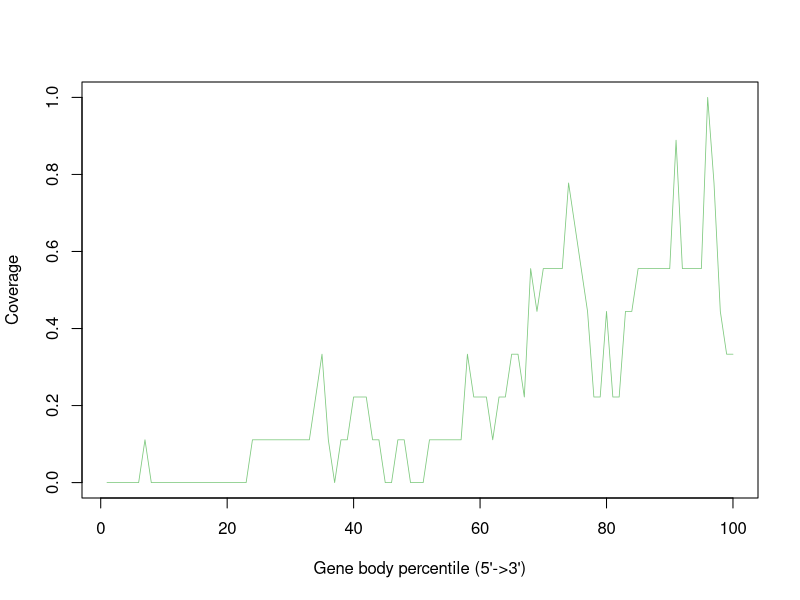

Generate this figure with R:
Mmus_C57_6J_LVR_GC_C_Rep4_M39_Aligned.sortedByCoord_sorted.out <- c(0.0,0.0,0.0,0.0,0.0,0.0,0.1111111111111111,0.0,0.0,0.0,0.0,0.0,0.0,0.0,0.0,0.0,0.0,0.0,0.0,0.0,0.0,0.0,0.0,0.1111111111111111,0.1111111111111111,0.1111111111111111,0.1111111111111111,0.1111111111111111,0.1111111111111111,0.1111111111111111,0.1111111111111111,0.1111111111111111,0.1111111111111111,0.2222222222222222,0.3333333333333333,0.1111111111111111,0.0,0.1111111111111111,0.1111111111111111,0.2222222222222222,0.2222222222222222,0.2222222222222222,0.1111111111111111,0.1111111111111111,0.0,0.0,0.1111111111111111,0.1111111111111111,0.0,0.0,0.0,0.1111111111111111,0.1111111111111111,0.1111111111111111,0.1111111111111111,0.1111111111111111,0.1111111111111111,0.3333333333333333,0.2222222222222222,0.2222222222222222,0.2222222222222222,0.1111111111111111,0.2222222222222222,0.2222222222222222,0.3333333333333333,0.3333333333333333,0.2222222222222222,0.5555555555555556,0.4444444444444444,0.5555555555555556,0.5555555555555556,0.5555555555555556,0.5555555555555556,0.7777777777777778,0.6666666666666666,0.5555555555555556,0.4444444444444444,0.2222222222222222,0.2222222222222222,0.4444444444444444,0.2222222222222222,0.2222222222222222,0.4444444444444444,0.4444444444444444,0.5555555555555556,0.5555555555555556,0.5555555555555556,0.5555555555555556,0.5555555555555556,0.5555555555555556,0.8888888888888888,0.5555555555555556,0.5555555555555556,0.5555555555555556,0.5555555555555556,1.0,0.7777777777777778,0.4444444444444444,0.3333333333333333,0.3333333333333333)


pdf("Mmus_C57-6J_LVR_GC_C_Rep4_M39.geneBodyCoverage.curves.pdf")
x=1:100
icolor = colorRampPalette(c("#7fc97f","#beaed4","#fdc086","#ffff99","#386cb0","#f0027f"))(1)
plot(x,Mmus_C57_6J_LVR_GC_C_Rep4_M39_Aligned.sortedByCoord_sorted.out,type='l',xlab="Gene body percentile (5'->3')", ylab="Coverage",lwd=0.8,col=icolor[1])
dev.off()
